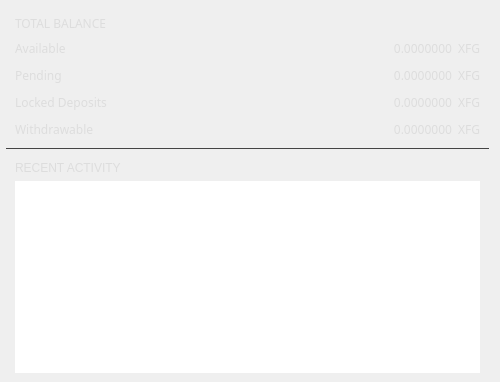
          <widget class="QGroupBox" name="groupBox_1">
           <property name="sizePolicy">
            <sizepolicy hsizetype="Preferred" vsizetype="Expanding">
             <horstretch>0</horstretch>
             <verstretch>0</verstretch>
            </sizepolicy>
           </property>
           <property name="minimumSize">
            <size>
             <width>500</width>
             <height>0</height>
            </size>
           </property>
           <property name="maximumSize">
            <size>
             <width>500</width>
             <height>16777215</height>
            </size>
           </property>
           <property name="styleSheet">
            <string notr="true">border: none;
padding: 0px;</string>
           </property>
           <layout class="QVBoxLayout" name="verticalLayout_4">
            <property name="leftMargin">
             <number>6</number>
            </property>
            <property name="topMargin">
             <number>6</number>
            </property>
            <property name="bottomMargin">
             <number>0</number>
            </property>
            <item>
             <widget class="QGroupBox" name="ov_fundsBox">
              <property name="sizePolicy">
               <sizepolicy hsizetype="Preferred" vsizetype="Preferred">
                <horstretch>0</horstretch>
                <verstretch>0</verstretch>
               </sizepolicy>
              </property>
              <property name="styleSheet">
               <string notr="true">border-bottom: 1px solid #444;</string>
              </property>
              <property name="title">
               <string/>
              </property>
              <layout class="QGridLayout" name="gridLayout_4">
               <item row="3" column="0">
                <widget class="QLabel" name="label_pending">
                 <property name="sizePolicy">
                  <sizepolicy hsizetype="Expanding" vsizetype="Preferred">
                   <horstretch>0</horstretch>
                   <verstretch>0</verstretch>
                  </sizepolicy>
                 </property>
                 <property name="minimumSize">
                  <size>
                   <width>0</width>
                   <height>21</height>
                  </size>
                 </property>
                 <property name="font">
                  <font>
                   <family>Poppins</family>
                  </font>
                 </property>
                 <property name="styleSheet">
                  <string notr="true">color: #ddd;
            background: transparent;
            
            
            border: none;
</string>
                 </property>
                 <property name="text">
                  <string>Pending</string>
                 </property>
                </widget>
               </item>
               <item row="4" column="2">
                <widget class="QLabel" name="m_tickerLabel2">
                 <property name="sizePolicy">
                  <sizepolicy hsizetype="Preferred" vsizetype="Preferred">
                   <horstretch>0</horstretch>
                   <verstretch>0</verstretch>
                  </sizepolicy>
                 </property>
                 <property name="minimumSize">
                  <size>
                   <width>0</width>
                   <height>21</height>
                  </size>
                 </property>
                 <property name="font">
                  <font>
                   <family>Poppins</family>
                  </font>
                 </property>
                 <property name="styleSheet">
                  <string notr="true">color: #ddd;
            background: transparent;
            
            
            border: none;</string>
                 </property>
                 <property name="text">
                  <string notr="true">XFG</string>
                 </property>
                </widget>
               </item>
               <item row="2" column="0">
                <widget class="QLabel" name="label_available">
                 <property name="sizePolicy">
                  <sizepolicy hsizetype="Expanding" vsizetype="Preferred">
                   <horstretch>0</horstretch>
                   <verstretch>0</verstretch>
                  </sizepolicy>
                 </property>
                 <property name="minimumSize">
                  <size>
                   <width>0</width>
                   <height>21</height>
                  </size>
                 </property>
                 <property name="font">
                  <font>
                   <family>Poppins</family>
                  </font>
                 </property>
                 <property name="styleSheet">
                  <string notr="true">color: #ddd;
            background: transparent;
            
            
            border: none;
</string>
                 </property>
                 <property name="text">
                  <string>Available</string>
                 </property>
                </widget>
               </item>
               <item row="0" column="0" colspan="2">
                <widget class="QLabel" name="title_totalBalance">
                 <property name="minimumSize">
                  <size>
                   <width>250</width>
                   <height>0</height>
                  </size>
                 </property>
                 <property name="maximumSize">
                  <size>
                   <width>250</width>
                   <height>16777215</height>
                  </size>
                 </property>
                 <property name="font">
                  <font>
                   <family>Poppins</family>
                  </font>
                 </property>
                 <property name="styleSheet">
                  <string notr="true">color: #ddd;
            background: transparent;
            
            
            border: none;
            text-align: left;
            </string>
                 </property>
                 <property name="text">
                  <string>TOTAL BALANCE</string>
                 </property>
                </widget>
               </item>
               <item row="5" column="1">
                <widget class="QLabel" name="m_unlockedDeposits">
                 <property name="minimumSize">
                  <size>
                   <width>0</width>
                   <height>21</height>
                  </size>
                 </property>
                 <property name="font">
                  <font>
                   <family>Poppins</family>
                  </font>
                 </property>
                 <property name="styleSheet">
                  <string notr="true">color: #ddd;
            background: transparent;
            
            
            border: none;</string>
                 </property>
                 <property name="text">
                  <string notr="true">0.0000000</string>
                 </property>
                 <property name="alignment">
                  <set>Qt::AlignRight|Qt::AlignTrailing|Qt::AlignVCenter</set>
                 </property>
                </widget>
               </item>
               <item row="5" column="2">
                <widget class="QLabel" name="m_tickerLabel4">
                 <property name="sizePolicy">
                  <sizepolicy hsizetype="Preferred" vsizetype="Preferred">
                   <horstretch>0</horstretch>
                   <verstretch>0</verstretch>
                  </sizepolicy>
                 </property>
                 <property name="minimumSize">
                  <size>
                   <width>0</width>
                   <height>21</height>
                  </size>
                 </property>
                 <property name="font">
                  <font>
                   <family>Poppins</family>
                  </font>
                 </property>
                 <property name="styleSheet">
                  <string notr="true">color: #ddd;
            background: transparent;
            
            
            border: none;</string>
                 </property>
                 <property name="text">
                  <string notr="true">XFG</string>
                 </property>
                </widget>
               </item>
               <item row="3" column="1">
                <widget class="QLabel" name="m_lockedBalance">
                 <property name="minimumSize">
                  <size>
                   <width>0</width>
                   <height>21</height>
                  </size>
                 </property>
                 <property name="font">
                  <font>
                   <family>Poppins</family>
                  </font>
                 </property>
                 <property name="styleSheet">
                  <string notr="true">color: #ddd;
            background: transparent;
            
            
            border: none;</string>
                 </property>
                 <property name="text">
                  <string notr="true">0.0000000</string>
                 </property>
                 <property name="alignment">
                  <set>Qt::AlignRight|Qt::AlignTrailing|Qt::AlignVCenter</set>
                 </property>
                </widget>
               </item>
               <item row="2" column="2">
                <widget class="QLabel" name="m_tickerLabel1">
                 <property name="sizePolicy">
                  <sizepolicy hsizetype="Preferred" vsizetype="Preferred">
                   <horstretch>0</horstretch>
                   <verstretch>0</verstretch>
                  </sizepolicy>
                 </property>
                 <property name="minimumSize">
                  <size>
                   <width>0</width>
                   <height>21</height>
                  </size>
                 </property>
                 <property name="font">
                  <font>
                   <family>Poppins</family>
                  </font>
                 </property>
                 <property name="styleSheet">
                  <string notr="true">color: #ddd;
            background: transparent;
            
            
            border: none;</string>
                 </property>
                 <property name="text">
                  <string notr="true">XFG</string>
                 </property>
                </widget>
               </item>
               <item row="5" column="0">
                <widget class="QLabel" name="m_depositsUnlockedTitle">
                 <property name="sizePolicy">
                  <sizepolicy hsizetype="Expanding" vsizetype="Preferred">
                   <horstretch>0</horstretch>
                   <verstretch>0</verstretch>
                  </sizepolicy>
                 </property>
                 <property name="minimumSize">
                  <size>
                   <width>0</width>
                   <height>21</height>
                  </size>
                 </property>
                 <property name="font">
                  <font>
                   <family>Poppins</family>
                  </font>
                 </property>
                 <property name="styleSheet">
                  <string notr="true">color: #ddd;
            background: transparent;
            
            
            border: none;
</string>
                 </property>
                 <property name="text">
                  <string>Withdrawable</string>
                 </property>
                </widget>
               </item>
               <item row="3" column="2">
                <widget class="QLabel" name="m_tickerLabel1_2">
                 <property name="sizePolicy">
                  <sizepolicy hsizetype="Preferred" vsizetype="Preferred">
                   <horstretch>0</horstretch>
                   <verstretch>0</verstretch>
                  </sizepolicy>
                 </property>
                 <property name="minimumSize">
                  <size>
                   <width>0</width>
                   <height>21</height>
                  </size>
                 </property>
                 <property name="font">
                  <font>
                   <family>Poppins</family>
                  </font>
                 </property>
                 <property name="styleSheet">
                  <string notr="true">color: #ddd;
            background: transparent;
            
            
            border: none;</string>
                 </property>
                 <property name="text">
                  <string notr="true">XFG</string>
                 </property>
                </widget>
               </item>
               <item row="2" column="1">
                <widget class="QLabel" name="m_actualBalanceLabel">
                 <property name="minimumSize">
                  <size>
                   <width>0</width>
                   <height>21</height>
                  </size>
                 </property>
                 <property name="font">
                  <font>
                   <family>Poppins</family>
                  </font>
                 </property>
                 <property name="styleSheet">
                  <string notr="true">color: #ddd;
            background: transparent;
            
            
            border: none;</string>
                 </property>
                 <property name="text">
                  <string notr="true">0.0000000</string>
                 </property>
                 <property name="alignment">
                  <set>Qt::AlignRight|Qt::AlignTrailing|Qt::AlignVCenter</set>
                 </property>
                </widget>
               </item>
               <item row="4" column="0">
                <widget class="QLabel" name="label_lockedDeposits">
                 <property name="sizePolicy">
                  <sizepolicy hsizetype="Expanding" vsizetype="Preferred">
                   <horstretch>0</horstretch>
                   <verstretch>0</verstretch>
                  </sizepolicy>
                 </property>
                 <property name="minimumSize">
                  <size>
                   <width>0</width>
                   <height>21</height>
                  </size>
                 </property>
                 <property name="font">
                  <font>
                   <family>Poppins</family>
                  </font>
                 </property>
                 <property name="styleSheet">
                  <string notr="true">color: #ddd;
            background: transparent;
            
            
            border: none;
</string>
                 </property>
                 <property name="text">
                  <string>Locked Deposits</string>
                 </property>
                </widget>
               </item>
               <item row="4" column="1">
                <widget class="QLabel" name="m_lockedDeposits">
                 <property name="minimumSize">
                  <size>
                   <width>0</width>
                   <height>21</height>
                  </size>
                 </property>
                 <property name="font">
                  <font>
                   <family>Poppins</family>
                  </font>
                 </property>
                 <property name="styleSheet">
                  <string notr="true">color: #ddd;
            background: transparent;
            
            
            border: none;</string>
                 </property>
                 <property name="text">
                  <string notr="true">0.0000000</string>
                 </property>
                 <property name="alignment">
                  <set>Qt::AlignRight|Qt::AlignTrailing|Qt::AlignVCenter</set>
                 </property>
                </widget>
               </item>
              </layout>
             </widget>
            </item>
            <item>
             <widget class="QGroupBox" name="ov_recentBox">
              <property name="sizePolicy">
               <sizepolicy hsizetype="Preferred" vsizetype="Expanding">
                <horstretch>0</horstretch>
                <verstretch>0</verstretch>
               </sizepolicy>
              </property>
              <property name="minimumSize">
               <size>
                <width>175</width>
                <height>0</height>
               </size>
              </property>
              <property name="styleSheet">
               <string notr="true"/>
              </property>
              <property name="title">
               <string/>
              </property>
              <layout class="QGridLayout" name="gridLayout_13">
               <property name="topMargin">
                <number>6</number>
               </property>
               <item row="0" column="0">
                <widget class="QLabel" name="title_recent">
                 <property name="styleSheet">
                  <string notr="true">color: #ddd;
            background: transparent;
            
            
            border: none;
            text-align: left;
            </string>
                 </property>
                 <property name="text">
                  <string>RECENT ACTIVITY</string>
                 </property>
                </widget>
               </item>
               <item row="1" column="0">
                <widget class="QTreeView" name="m_recentTransactionsView">
                 <property name="sizePolicy">
                  <sizepolicy hsizetype="Preferred" vsizetype="Expanding">
                   <horstretch>0</horstretch>
                   <verstretch>0</verstretch>
                  </sizepolicy>
                 </property>
                 <property name="minimumSize">
                  <size>
                   <width>311</width>
                   <height>3</height>
                  </size>
                 </property>
                 <property name="maximumSize">
                  <size>
                   <width>16777215</width>
                   <height>16777215</height>
                  </size>
                 </property>
                 <property name="font">
                  <font>
                   <family>Poppins</family>
                   <pointsize>10</pointsize>
                  </font>
                 </property>
                 <property name="focusPolicy">
                  <enum>Qt::NoFocus</enum>
                 </property>
                 <property name="styleSheet">
                  <string notr="true">border: none;
font-size: 10pt;</string>
                 </property>
                 <property name="frameShape">
                  <enum>QFrame::NoFrame</enum>
                 </property>
                 <property name="verticalScrollBarPolicy">
                  <enum>Qt::ScrollBarAlwaysOff</enum>
                 </property>
                 <property name="horizontalScrollBarPolicy">
                  <enum>Qt::ScrollBarAlwaysOff</enum>
                 </property>
                 <property name="autoScrollMargin">
                  <number>1</number>
                 </property>
                 <property name="editTriggers">
                  <set>QAbstractItemView::NoEditTriggers</set>
                 </property>
                 <property name="alternatingRowColors">
                  <bool>true</bool>
                 </property>
                 <property name="selectionMode">
                  <enum>QAbstractItemView::NoSelection</enum>
                 </property>
                 <property name="indentation">
                  <number>0</number>
                 </property>
                 <property name="rootIsDecorated">
                  <bool>false</bool>
                 </property>
                 <property name="uniformRowHeights">
                  <bool>true</bool>
                 </property>
                 <property name="itemsExpandable">
                  <bool>false</bool>
                 </property>
                 <property name="headerHidden">
                  <bool>true</bool>
                 </property>
                 <property name="expandsOnDoubleClick">
                  <bool>false</bool>
                 </property>
                </widget>
               </item>
              </layout>
             </widget>
            </item>
           </layout>
          </widget>
